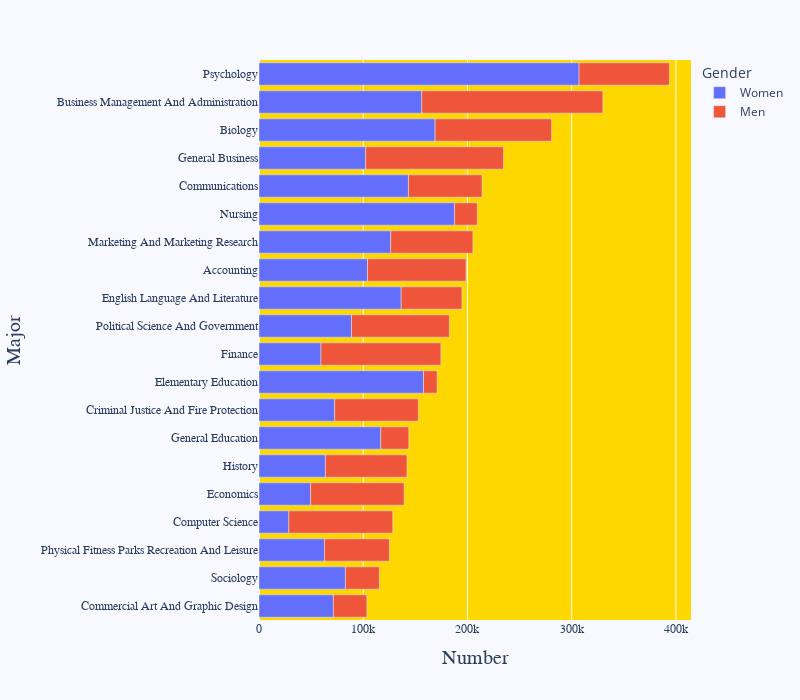

Write notebook code for a chart like this one.
### Code cell
# Create stack bar chart using plotly

fig = px.bar(major_processed, x='Number', y='Major' , color='Gender',
             width=800, height=700
            )
# Update axes
fig.update_xaxes(title_font = dict(size=20,family='Time NEw Roman'))
fig.update_xaxes(tickfont_family="Arial Black")

fig.update_yaxes(title_font=dict(size=20, family='Times New Roman'))
fig.update_yaxes(tickfont_family="Arial Black")

fig.update_layout({
                    'plot_bgcolor':'gold',
                    'paper_bgcolor':'ghostwhite'})

fig.show()

### Figure 1 — Plotly figure (JSON) as saved in the notebook; plotly's stock layout.template omitted (floating-point values rounded to 4 significant figures)
{"data": [{"alignmentgroup": "True", "hovertemplate": "Gender=Women<br>Number=%{x}<br>Major=%{y}<extra></extra>", "legendgroup": "Women", "marker": {"color": "#636efa"}, "name": "Women", "offsetgroup": "Women", "orientation": "h", "showlegend": true, "textposition": "auto", "type": "bar", "x": [71439, 82923, 62893, 28576, 49498, 63698, 116825, 72593, 157833, 59476, 88741, 136446, 104114, 126354, 187621, 143377, 102352, 168947, 156118, 307087], "xaxis": "x", "y": ["Commercial Art And Graphic Design", "Sociology", "Physical Fitness Parks Recreation And Leisure", "Computer Science", "Economics", "History", "General Education", "Criminal Justice And Fire Protection", "Elementary Education", "Finance", "Political Science And Government", "English Language And Literature", "Accounting", "Marketing And Marketing Research", "Nursing", "Communications", "General Business", "Biology", "Business Management And Administration", "Psychology"], "yaxis": "y"}, {"alignmentgroup": "True", "hovertemplate": "Gender=Men<br>Number=%{x}<br>Major=%{y}<extra></extra>", "legendgroup": "Men", "marker": {"color": "#EF553B"}, "name": "Men", "offsetgroup": "Men", "orientation": "h", "showlegend": true, "textposition": "auto", "type": "bar", "x": [32041, 32510, 62181, 99743, 89749, 78253, 26893, 80231, 13029, 115030, 93880, 58227, 94519, 78857, 21773, 70619, 132238, 111762, 173809, 86648], "xaxis": "x", "y": ["Commercial Art And Graphic Design", "Sociology", "Physical Fitness Parks Recreation And Leisure", "Computer Science", "Economics", "History", "General Education", "Criminal Justice And Fire Protection", "Elementary Education", "Finance", "Political Science And Government", "English Language And Literature", "Accounting", "Marketing And Marketing Research", "Nursing", "Communications", "General Business", "Biology", "Business Management And Administration", "Psychology"], "yaxis": "y"}], "layout": {"barmode": "relative", "height": 700, "legend": {"title": {"text": "Gender"}, "tracegroupgap": 0}, "margin": {"t": 60}, "paper_bgcolor": "ghostwhite", "plot_bgcolor": "gold", "width": 800, "xaxis": {"anchor": "y", "autorange": true, "domain": [0, 1], "range": [0, 414500.0], "tickfont": {"family": "Arial Black"}, "title": {"font": {"family": "Time NEw Roman", "size": 20}, "text": "Number"}, "type": "linear"}, "yaxis": {"anchor": "x", "autorange": true, "domain": [0, 1], "range": [-0.5, 19.5], "tickfont": {"family": "Arial Black"}, "title": {"font": {"family": "Times New Roman", "size": 20}, "text": "Major"}, "type": "category"}}}
